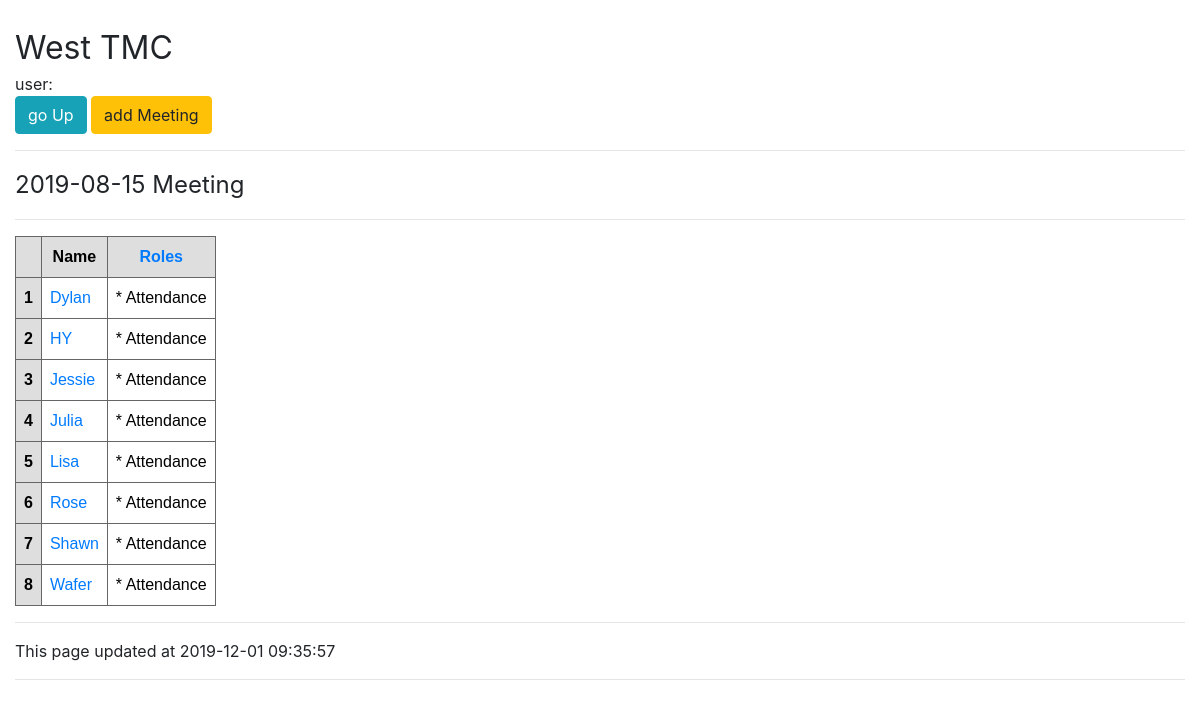
/1/meeting/2019-08-15/, run on the app's committed database.
### clubs/models.py (models this page shows, shortened)
class Club(models.Model):
    name = models.CharField(max_length=32,unique=True)
    fullname = models.CharField(max_length=100,unique=True)

class Person(models.Model):
    club = models.ForeignKey(Club, on_delete=models.CASCADE,default=1)
    name = models.CharField(max_length=32) # allow same shortname
    fullname = models.CharField(max_length=100) # but not fullname
    is_member = models.BooleanField('Is Member ', default=False)
    member_since = models.DateField('Member Since', null=True, blank=True)
    note = models.CharField(max_length=100, null=True, blank=True) # but not fullname
    class Meta:
        ordering=['club','name']
        unique_together = ( 'club','name')

class Meeting(models.Model):
    club = models.ForeignKey(Club, on_delete=models.CASCADE)
    persontxt = models.CharField('Name',max_length=32,null=True,blank=True)
    person = models.ForeignKey(Person, on_delete=models.CASCADE)
    date1 = models.DateField('Date', default=datetime.date.today)
    role2 = models.ForeignKey(Role, on_delete=models.CASCADE,verbose_name='Role') # NOTE: default is 12 ---
    class Meta:
        unique_together = ('person', 'date1','role2')

class Role(models.Model):
    name = models.CharField(max_length=32,unique=True)
    fullname = models.CharField(max_length=100,unique=True)

### clubs/views.py (the view)
# urls.py: path('<int:club_id>/meeting/<date1>/', views.club_meeting, name='club_meeting'),
def club_meeting(request,club_id,date1):
    list1 = Meeting.objects.filter(club=club_id,date1=date1).values('person','person__name','person__is_member').annotate(rolecnt=Count('id')).order_by('person__name')
    club = Club.objects.get(id = club_id)
    key={'club':club,'date1':date1}
    for x in list1:
        person = x['person']
        list2 = Meeting.objects.filter(club=club,date1=date1,person=person)
        x['roles']= list2
    context = {'list1': list1,'key':key}
    return render(request,getHtml('club_meeting') , context)

### clubs/views.py (called while the page is built)
def getHtml(html):
    return app+'/'+html+'.html'

### clubs/templates/clubs/club_meeting.html
{% extends 'clubs/base.html' %}
{% load static %}
{% block app_name %}
{{key.club.name}} TMC
{% endblock %}
{% block page_name %}
{{key.date1}} Meeting
{% endblock %}
{% block go_up  %}
<a class='btn btn-info' href='../'>go Up </a>&nbsp;<a  class='btn btn-warning' href='add/'>add Meeting</a>
{% endblock %}
{% block content %}
<table class='gridtable'>
    <tr>
    <th></th>
    <th>Name</th>
    <th><a href='role/'>Roles</a></th>
    </tr>
    {% for x in list1 %}
    <tr>
        <th>{{forloop.counter}} </th>
        <td>
                {% if x.person__is_member %}
                <a href='../../member/{{x.person}}/'>{{x.person__name}}</a>
                {% else  %}
                <a href='../../guest/{{x.person}}/'>{{x.person__name}}</a>
                {% endif  %}
        </td>
        <td>
                {% for x2 in x.roles %}
               * {{ x2.role2.name }}<br>
                {% endfor %}
        </td>
     </tr>
    {% endfor %}
</table>
{% endblock %}

### portal/static/portal/style013.css (style rules this page uses)
table.gridtable { font-family: verdana,arial,sans-serif; font-size:16px; color:black; border-width: 1px; border-color: #666666; border-collapse: collapse; }
table.gridtable th { text-align: center; align-content: center; align-items: center; border-width: 1px; padding: 8px; border-style: solid; border-color: #666666; background-color: #dedede; }
table.gridtable td { border-width: 1px; padding: 8px; border-style: solid; border-color: #666666; background-color: #ffffff; }

### data on the page
Club: club.name "West"
Person: person__name "Dylan"
Meeting: role2.name "Attendance"
Meeting: role2.name "Attendance"
Person: person__name "Jessie"
Meeting: role2.name "Attendance"
Person: person__name "Julia"
Meeting: role2.name "Attendance"
Person: person__name "Lisa"
Meeting: role2.name "Attendance"
Person: person__name "Rose"
Meeting: role2.name "Attendance"
Person: person__name "Shawn"
Meeting: role2.name "Attendance"
Person: person__name "Wafer"
Meeting: role2.name "Attendance"

### other printed values
{{ key.date1 }} "2019-08-15"
{{ x.person__name }} "HY"
